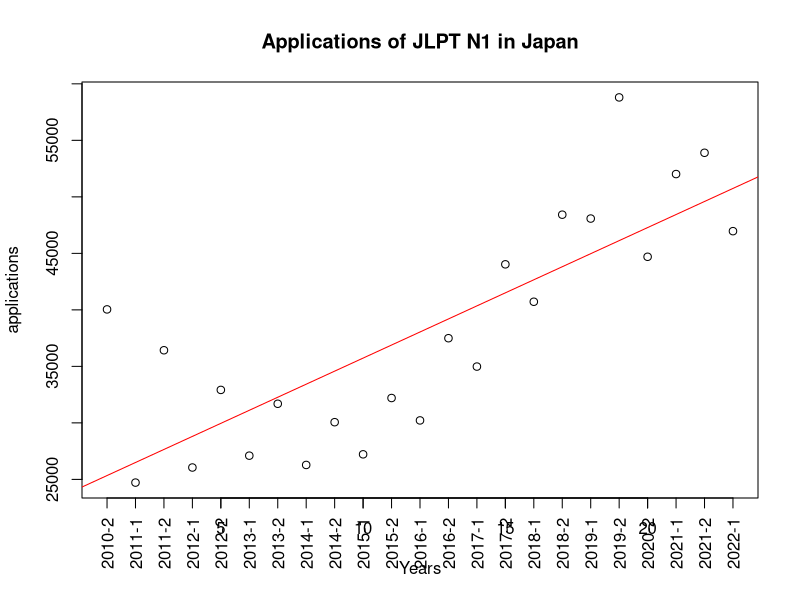

This figure's R source:
jlpt_csv <- read.csv("JLPT.csv")
years <- subset(jlpt_csv, jlpt_csv$Level == "N1")$Year
applications <- as.integer(gsub(",", "", (c(subset(jlpt_csv, jlpt_csv$Level == "N1")$Applicants)))) # nolint
xx <- 1:23
line <- lm(applications ~ xx)
plot(applications, xlab = "Years",
    main = "Applications of JLPT N1 in Japan")
abline(line, col = "red")
axis(1, at = seq_along(applications), labels = years, las = 2)
print(summary(applications))
